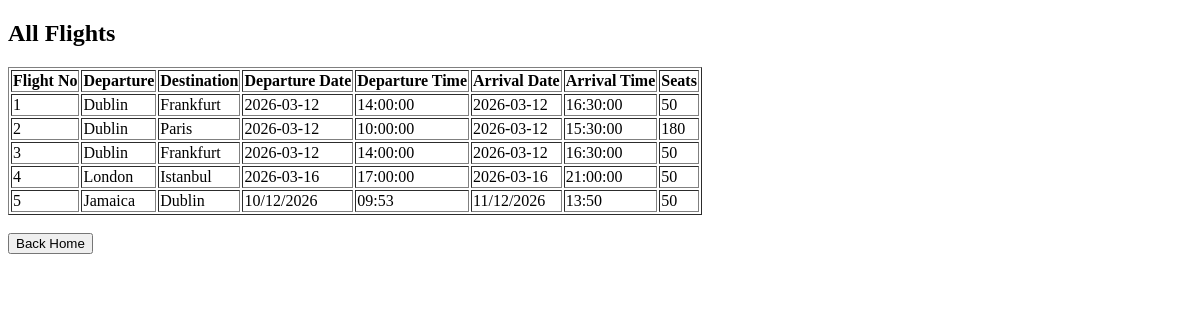
The app's page /showFlights, older data.
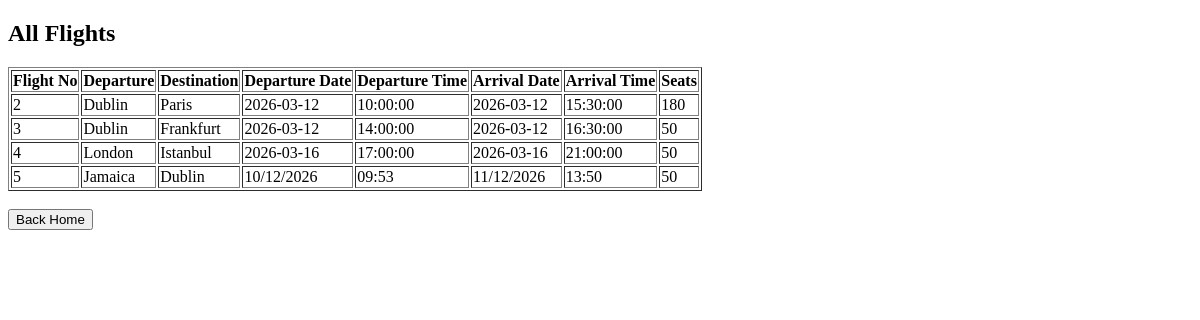
The same page, newer data.
### tables this page shows
CREATE TABLE Flight (
    flightNumber INTEGER PRIMARY KEY AUTOINCREMENT,
    departure TEXT NOT NULL,
    destination TEXT NOT NULL,
    departureDate TEXT NOT NULL,
    departureTime TEXT NOT NULL,
    arrivalDate TEXT NOT NULL,
    arrivalTime TEXT NOT NULL,
    numberSeats INTEGER NOT NULL,
    airlineID INTEGER,
    FOREIGN KEY (airlineID) REFERENCES Airline(airlineID)
);

### app.py (the view)
@app.route("/showFlights")
def showFlights():
    conn = getDbConnection()
    flights = conn.execute("SELECT * FROM Flight").fetchall()
    conn.close()
    return render_template("showFlights.html", flights=flights)

### app.py (called while the page is built)
def getDbConnection():
    conn = sqlite3.connect("AirPlaneSystem.db")
    conn.row_factory = sqlite3.Row
    return conn

### templates/showFlights.html (shortened to what this page needs)
<!DOCTYPE html>
<html lang="en">
<head>
</head>
<body>
    <h2>All Flights</h2>
<table border="1">
    <tr>
        <th>Flight No</th>
        <th>Departure</th>
        <th>Destination</th>
        <th>Departure Date</th>
        <th>Departure Time</th>
        <th>Arrival Date</th>
        <th>Arrival Time</th>
        <th>Seats</th>
    </tr>
    {% for flight in flights %}
    <tr>
        <td>{{ flight.flightNumber }}</td>
        <td>{{ flight.departure }}</td>
        <td>{{ flight.destination }}</td>
        <td>{{ flight.departureDate }}</td>
        <td>{{ flight.departureTime }}</td>
        <td>{{ flight.arrivalDate }}</td>
        <td>{{ flight.arrivalTime }}</td>
        <td>{{ flight.numberSeats }}</td>
    </tr>
    {% endfor %}
</table>
    <br>
    <button onclick="location.href='/'">Back Home</button>
</body>
</html>

Row changes from the older to the newer data that the page shows:
removed Flight: flightNumber "1", departure "Dublin", destination "Frankfurt", departureDate "2026-03-12", departureTime "14:00:00", arrivalDate "2026-03-12", arrivalTime "16:30:00", numberSeats "50"
